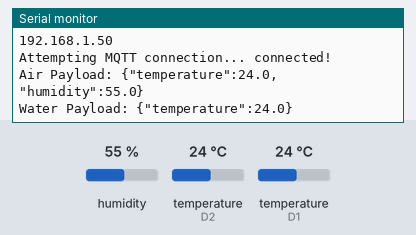
Recording of a sketch running on a simulated ESP8266 (NodeMCU). On the bench: the last lines printed to the serial monitor. The test bench sets the inputs (shaded band); at power-on: humidity 55 %, temperature (sensors on D2, D1) 24 °C. WiFi joins after 1.5 s; servers stay silent unless stated; random numbers use the default seed unless the sketch sets one; no MQTT or app messages arrive unless stated.

Above: at 2.7 s.
2.8 s: humidity set to 22 %
At 8.9 s:
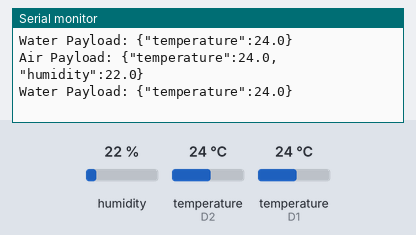
9.3 s: temperature (sensor on D2) set to 12 °C
At 14.9 s:
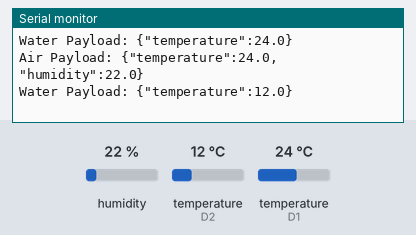
15.8 s: temperature (sensor on D1) set to 12 °C
At 20.8 s:
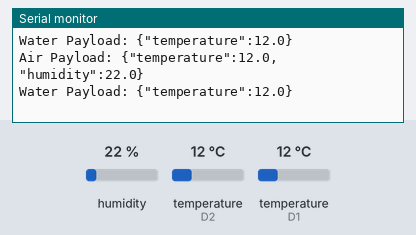
22.3 s: temperature (sensor on D2) set to 19 °C
At 26.8 s:
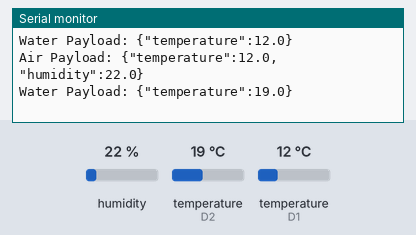
28.8 s: humidity set to 40 %
At 31.6 s:
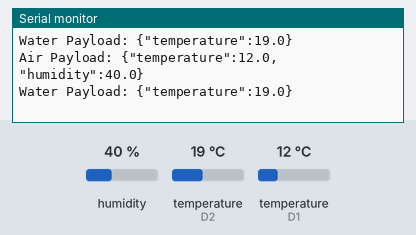
Timing chart, 0 to 33.1 s (numbered marks = the images above; inputs shaded):
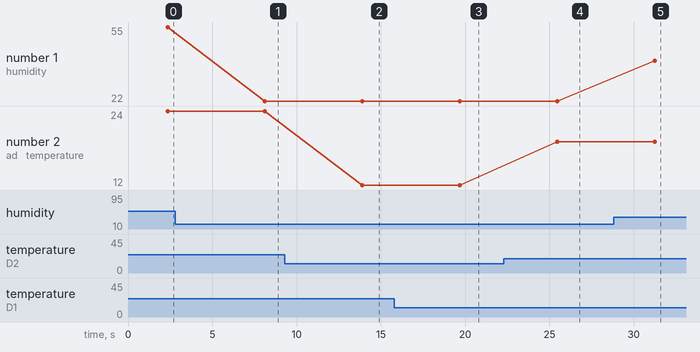

Measured:
- after the input at 2.8 s, the serial monitor: prints a new line after 5.3 s (image 1)
- after the input at 9.3 s, the serial monitor: prints a new line after 4.6 s (image 2)
- after the input at 15.8 s, the serial monitor: prints a new line after 3.9 s (image 3)
- after the input at 22.3 s, the serial monitor: prints a new line after 3.2 s (image 4)
- after the input at 28.8 s, the serial monitor: prints a new line after 2.4 s (image 5)
- plotted number 1: 55 → 22 after the input at 2.8 s, 22 → 40 after the input at 28.8 s
- plotted number 2: 24 → 12 after the input at 9.3 s, 12 → 19 after the input at 22.3 s

The sketch:

latest.ino
```cpp
#include <DHTesp.h>
#include <ESP8266WiFi.h>
#include <OneWire.h>
#include <DallasTemperature.h>
#include <WiFiManager.h>
#include <PubSubClient.h>
const int DHT_PIN = D1;
const int DS18B20_PIN = D2;

DHTesp dht;
OneWire oneWire(DS18B20_PIN);
DallasTemperature ds18b20(&oneWire);

WiFiClient espClient;
PubSubClient client(espClient);

const char* mqtt_server = "103.210.35.166";
const int mqtt_port = 1883;
const char* mqtt_username = "mqtt";
const char* mqtt_password = "mqtt";

void setup() {
  Serial.begin(115200);

  WiFiManager wifiManager;
  wifiManager.autoConnect("ESP-Config");

  Serial.println("Connected to WiFi");
  Serial.println(WiFi.localIP());

  dht.setup(DHT_PIN, DHTesp::DHT22);
  ds18b20.begin();

  client.setServer(mqtt_server, mqtt_port);

  reconnect();
}

void reconnect() {
  while (!client.connected()) {
    Serial.print("Attempting MQTT connection...");
    String clientId = "ESP8266Client-" + String(random(0xffff), HEX);
    if (client.connect(clientId.c_str(), mqtt_username, mqtt_password)) {
      Serial.println(" connected!");
    } else {
      Serial.print(" failed, rc=");
      Serial.print(client.state());
      Serial.println(" try again in 5 seconds");
      delay(5000);
    }
  }
}

void loop() {
  if (!client.connected()) {
    reconnect();
  }
  client.loop();

  float temperatureDHT = dht.getTemperature();
  float humidity = dht.getHumidity();

  ds18b20.requestTemperatures();
  float temperatureDS18B20 = ds18b20.getTempCByIndex(0);

  if (isnan(temperatureDHT) || isnan(humidity) || temperatureDS18B20 == DEVICE_DISCONNECTED_C) {
    Serial.println("Failed to read from sensors!");
  } else {

    String airPayload = "{";
    airPayload += "\"temperature\":" + String(temperatureDHT, 1) + ",";
    airPayload += "\"humidity\":" + String(humidity, 1);
    airPayload += "}";

    String waterPayload = "{";
    waterPayload += "\"temperature\":" + String(temperatureDS18B20, 1);
    waterPayload += "}";

    Serial.println("Air Payload: " + airPayload);
    Serial.println("Water Payload: " + waterPayload);

    client.publish("sensor33/air", airPayload.c_str());
    client.publish("sensor33/water", waterPayload.c_str());
  }

  delay(5000);
}
```
